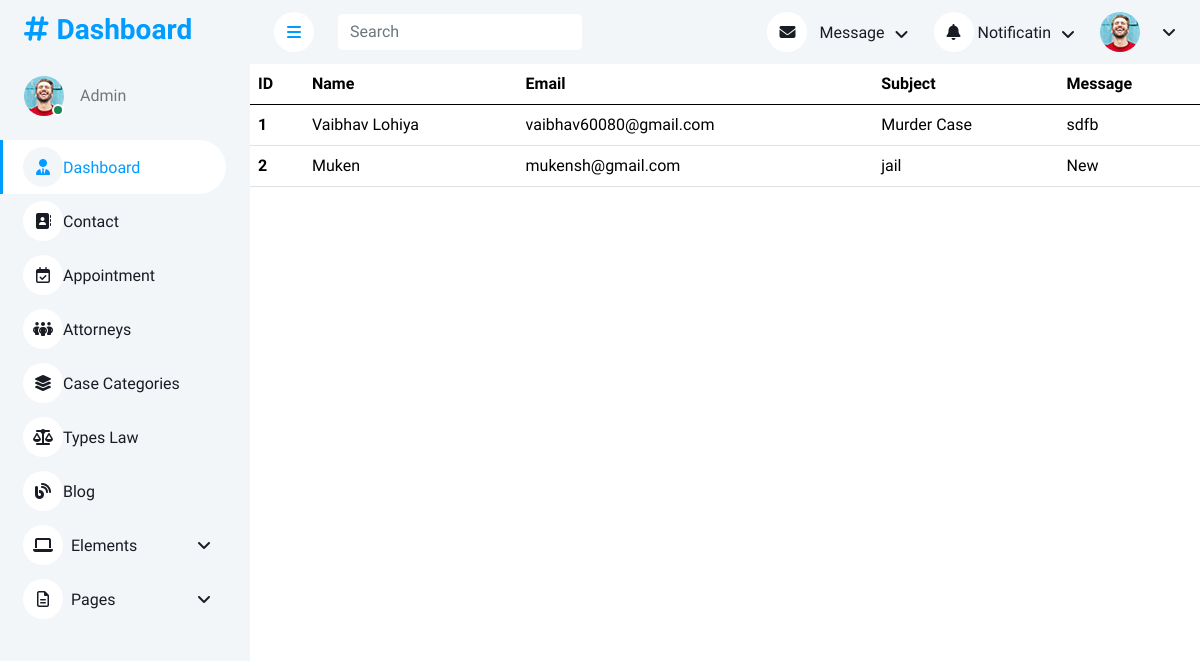
The app's page /contact with its own data.
### userapp/models.py (models this page shows, shortened)
class contact(models.Model):
    name = models.CharField(max_length=25)
    email = models.EmailField()
    subject = models.CharField(max_length=25)
    message = models.CharField(max_length=100)

### adminapp/views.py (the view)
# urls.py: path('contact', views.Show_contact),
def Show_contact(request):
    data = contact.objects.all
    return render(request,'adminapp/contact.html',{"data":data})

### templates/adminapp/contact.html (shortened to what this page needs)
<!DOCTYPE html>
{% load static %}
<html lang="en">
<head>
    <link href="https://cdnjs.cloudflare.com/ajax/libs/font-awesome/6.7.2/css/all.min.css" rel="stylesheet">
    <link href="https://cdn.jsdelivr.net/npm/bootstrap-icons@1.4.1/font/bootstrap-icons.css" rel="stylesheet">
    <link href="https://cdn.jsdelivr.net/npm/bootstrap@5.3.3/dist/css/bootstrap.min.css" rel="stylesheet">
    <link href="{% static 'adminapp/lib/owlcarousel/assets/owl.carousel.min.css'%}" rel="stylesheet">
    <link href="{% static 'adminapp/lib/tempusdominus/css/tempusdominus-bootstrap-4.min.css'%}" rel="stylesheet">
    <link href="{% static 'adminapp/css/bootstrap.min.css' %}" rel="stylesheet">
    <link href="{% static 'adminapp/css/style.css' %}" rel="stylesheet">
</head>
<body>
    <div class="container-xxl position-relative bg-white d-flex p-0">
        {% include 'adminapp/sidebar.html' %}
        <div class="content">
            {% include 'adminapp/navbar.html' %}
            <table class="table">
                <thead>
                    <tr>
                        <th scope="col">ID</th>
                        <th scope="col">Name</th>
                        <th scope="col">Email</th>
                        <th scope="col">Subject</th>
                        <th scope="col">Message</th>
                    </tr>
                </thead>
                <tbody>
                    {% for i in data %}
                        <tr>
                            <th scope="row">{{ i.id }}</th>
                            <td>{{ i.name }}</td>
                            <td>{{ i.email }}</td>
                            <td>{{ i.subject }}</td>
                            <td>{{ i.message }}</td>
                        </tr>
                    {% endfor %}
                </tbody>
            </table>
        </div>
    </div>
</body>
</html>

### static/adminapp/css/style.css (style rules this page uses)
:root { --primary: #009CFF; --light: #F3F6F9; --dark: #191C24; }
.content { margin-left: 250px; min-height: 100vh; background: #FFFFFF; transition: 0.5s; }
@media (min-width: 992px) { .content { width: calc(100% - 250px); } }

### records on screen
contact: id "1", name "Vaibhav Lohiya", email "vaibhav60080@gmail.com", subject "Murder Case", message "sdfb"
contact: id "2", name "Muken", email "mukensh@gmail.com", subject "jail", message "New"
